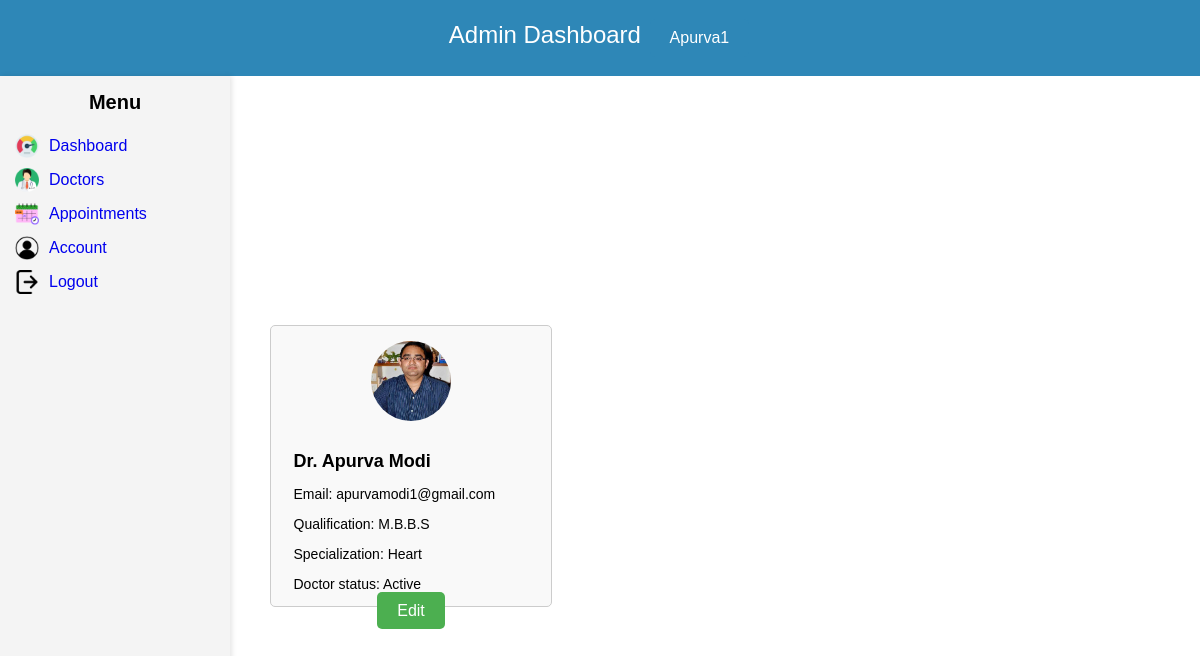
Page /admin/doctor_list.php (signed in) on the committed database.
### tables this page shows
CREATE TABLE `doctor` (
  `doctor_id` int(11) NOT NULL,
  `doctor_fullname` varchar(255) NOT NULL,
  `username` varchar(255) NOT NULL,
  `email` varchar(255) NOT NULL,
  `password` varchar(255) NOT NULL,
  `qualification` varchar(255) NOT NULL,
  `specialization` varchar(255) NOT NULL,
  `experience` int(11) NOT NULL,
  `gender` enum('Male','Female') NOT NULL,
  `doctor_time` time NOT NULL,
  `address` text NOT NULL,
  `phone` varchar(20) NOT NULL,
  `status` enum('Active','Inactive') NOT NULL,
  `profile` varchar(255) NOT NULL
);

### admin/doctor_list.php (the view, shortened to what this page needs)
<?php
if(isset($_SESSION['username'])){
    $us = $_SESSION['username'];
}else{
    header('location: ../login.php');
}
?>
<!DOCTYPE html>
<html lang="en">
<head>
    <link rel="stylesheet" href="../user/main.css">
</head>
<body>
<div class="header">Admin Dashboard
<button class="logout-btn"><?php  echo $us; ?></button>
</div>
<div class="container">
<div class="sidebar">
            <h3>Menu</h3>
            <ul>
                <li>
                    <img src="img/performance.png" alt="Icon 1">
                    <a href="main.php">Dashboard</a>
                </li>
                <li>
                    <img src="img/doctor.png" alt="Icon 2">
                    <a href="doctor_list.php">Doctors</a>
                </li>
                <li>
                    <img src="img/calendar.png" alt="Appointment Icon">
                    <a href="appointment.php">Appointments</a>
                </li>
                <li>
                    <img src="img/account.png" alt="Icon 4">
                    <a href="account.php">Account</a>
                </li>
                <li>
                    <img src="img/logout.png" alt="Icon 3">
                    <a href="logout.php">Logout</a>
                </li>
            </ul>
        </div>
    <div class="doctor-cards-container">
<?php
$conn = new mysqli('localhost', 'root', '', 'healthcare');
$sql = "SELECT * FROM doctor";
$result = $conn->query($sql);
if ($result->num_rows > 0) {
    while($row = $result->fetch_assoc()) {
        echo "<div class='doctor-card'>";
        if (!empty($row['profile'])) {
            $profilePicturePath = 'uploads/' . $row['profile'];
            if (file_exists($profilePicturePath)) {
                echo '<img src="' . $profilePicturePath . '" alt="Doctor Profile Picture" class="profile-pic">';
            } else {
                echo '<img src="uploads/default-profile-picture.jpg" alt="Default Profile Picture" class="profile-pic">';
                echo '<p>Profile picture not found.</p>';
            }
        } else {
            echo '<img src="uploads/default-profile-picture.jpg" alt="Default Profile Picture" class="profile-pic">';
            echo '<p>No profile picture specified.</p>';
        }
        echo "<div class='doctor-info'>";
        echo "<h2>" . $row['doctor_fullname'] . "</h2>";
        echo "<p>Email: " . $row['email'] . "</p>";
        echo "<p>Qualification: " . $row['qualification'] . "</p>";
        echo "<p>Specialization: " . $row['specialization'] . "</p>";
        echo "<p>Doctor status: ".$row['status']. "</p>";
        echo "</div>";
        echo "<div class='doctor-actions'>";
        echo "<a href='edit_doctor.php?doctor_id=" . $row['doctor_id'] . "' class='edit-btn'>Edit</a>";
        echo "</div>";
        echo "</div>";
    }
    echo "</div>";
} else {
    echo "<p>No doctors found.</p>";
}
?>
</div>
</body>
</html>

### user/main.css (style rules this page uses)
body { font-family: Arial, sans-serif; margin: 0; padding: 0; display: flex; flex-direction: column; height: 100vh; }
.header { background-color: #2e87b7; color: white; padding: 15px; text-align: center; font-size: 24px; }
.container { display: flex; flex: 1; }
.sidebar { width: 200px; background-color: #f4f4f4; color: #fff; padding: 15px; height: 88vh; box-shadow: 2px 0 5px rgba(0, 0, 0, 0.1); }
.sidebar h3 { margin-top: 0; font-size: 20px; text-align: center; margin-bottom: 20px; color: black; }
.sidebar ul { list-style-type: none; padding: 0; }
.sidebar ul li { display: flex; align-items: center; margin: 10px 0; cursor:default; transition: background-color 0.3s ease; color: inherit; border-radius: 5px; }
.sidebar ul li img { width: 24px; height: 24px; margin-right: 10px; flex-shrink: 0; }
.sidebar ul li a { text-decoration: none; }
.doctor-card { width: 450px; height: 250px; border: 1px solid #ccc; border-radius: 5px; padding: 15px; background-color: #f9f9f9; display: flex; flex-direction: column; align-items: center; margin: 20px; margin-top: 120px; flex-basis: 250px; }
.doctor-cards-container { display: flex; flex-wrap: wrap; flex-direction: row; align-items: center; padding: 20px; max-width: 1500px; max-height: 80vh; overflow-y: auto; scrollbar-width:none; scrollbar-color: #ccc #fff; }
.profile-pic { width: 80px; height: 80px; border-radius: 50%; object-fit: cover; margin-bottom: 15px; }
.doctor-info { width: 100%; margin-left: 15px; }
.doctor-info h2 { font-size: 18px; margin-bottom: 10px; }
.doctor-info p { font-size: 14px; margin-bottom: 10px; }

### admin/doctor_list.php (style rules this page uses)
.edit-btn { background-color: #4CAF50; color: #fff; padding: 10px 20px; border: none; border-radius: 5px; cursor: pointer; font-size: 16px; text-decoration: none; }
.logout-btn { background-color: #2e87b7; color: white; border: none; padding: 10px 20px; text-align: center; text-decoration: none; display: inline-block; font-size: 16px; margin: 4px 2px; cursor: pointer; border-radius: 5px; transition: background-color 0.3s; }

### rows in the picture
doctor: profile (picture), doctor_fullname "Dr. Apurva Modi", email "apurvamodi1@gmail.com", qualification "M.B.B.S", specialization "Heart", status "Active"

### other values in the picture
$us "Apurva1"
